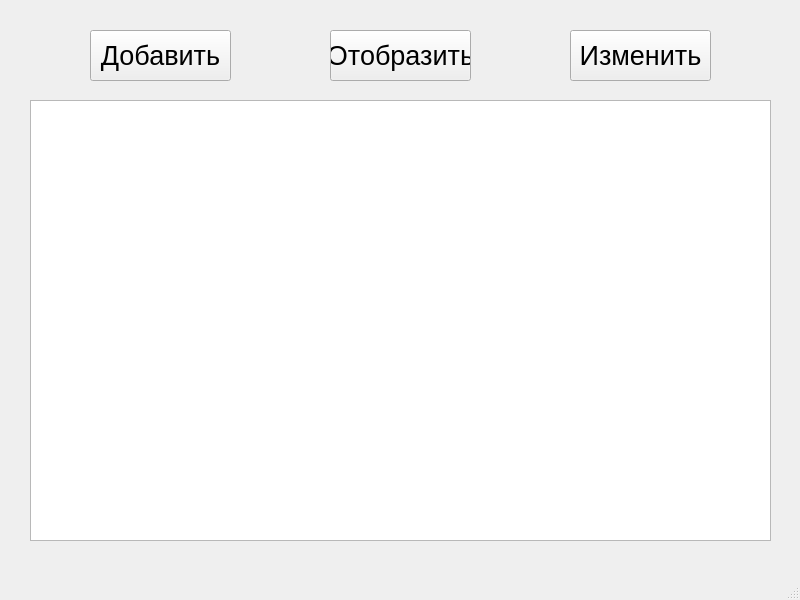
<?xml version="1.0" encoding="UTF-8"?>
<ui version="4.0">
 <class>MainWindow</class>
 <widget class="QMainWindow" name="MainWindow">
  <property name="geometry">
   <rect>
    <x>0</x>
    <y>0</y>
    <width>800</width>
    <height>600</height>
   </rect>
  </property>
  <property name="windowTitle">
   <string>MainWindow</string>
  </property>
  <widget class="QWidget" name="centralwidget">
   <widget class="QPushButton" name="show_btn">
    <property name="geometry">
     <rect>
      <x>330</x>
      <y>30</y>
      <width>141</width>
      <height>51</height>
     </rect>
    </property>
    <property name="font">
     <font>
      <pointsize>20</pointsize>
     </font>
    </property>
    <property name="text">
     <string>Отобразить</string>
    </property>
   </widget>
   <widget class="QTableWidget" name="tableWidget">
    <property name="geometry">
     <rect>
      <x>30</x>
      <y>100</y>
      <width>741</width>
      <height>441</height>
     </rect>
    </property>
   </widget>
   <widget class="QPushButton" name="add_btn">
    <property name="geometry">
     <rect>
      <x>90</x>
      <y>30</y>
      <width>141</width>
      <height>51</height>
     </rect>
    </property>
    <property name="font">
     <font>
      <pointsize>20</pointsize>
     </font>
    </property>
    <property name="text">
     <string>Добавить</string>
    </property>
   </widget>
   <widget class="QPushButton" name="edit_btn">
    <property name="geometry">
     <rect>
      <x>570</x>
      <y>30</y>
      <width>141</width>
      <height>51</height>
     </rect>
    </property>
    <property name="font">
     <font>
      <pointsize>20</pointsize>
     </font>
    </property>
    <property name="text">
     <string>Изменить</string>
    </property>
   </widget>
  </widget>
  <widget class="QMenuBar" name="menubar">
   <property name="geometry">
    <rect>
     <x>0</x>
     <y>0</y>
     <width>800</width>
     <height>21</height>
    </rect>
   </property>
  </widget>
  <widget class="QStatusBar" name="statusbar"/>
 </widget>
 <resources/>
 <connections/>
</ui>
